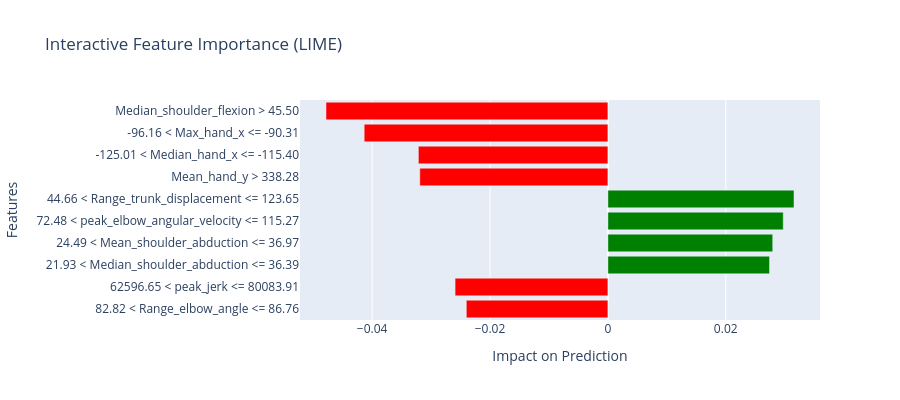

The notebook cell saved with this chart:
### Code cell
import matplotlib.pyplot as plt
import seaborn as sns
import numpy as np
from lime import lime_tabular
import plotly.graph_objects as go
import plotly.express as px

# 1. Basic LIME Plot
def plot_lime_explanation(exp):
    """Plot the LIME explanation as a bar chart"""
    plt.figure(figsize=(10, 6))
    exp_list = exp.as_list()
    features = [x[0] for x in exp_list]
    values = [x[1] for x in exp_list]
    
    # Sort by absolute values
    sorted_idx = np.argsort(np.abs(values))
    features = [features[i] for i in sorted_idx]
    values = [values[i] for i in sorted_idx]
    
    # Create bar plot
    bars = plt.barh(range(len(features)), values)
    
    # Color bars based on positive/negative values
    for i, bar in enumerate(bars):
        if values[i] >= 0:
            bar.set_color('green')
        else:
            bar.set_color('red')
    
    plt.yticks(range(len(features)), features)
    plt.title('Feature Importance (LIME Explanation)')
    plt.xlabel('Impact on Prediction')
    plt.tight_layout()
    plt.show()

# 2. Interactive Plotly Visualization
def plot_lime_interactive(exp):
    """Create an interactive visualization using Plotly"""
    exp_list = exp.as_list()
    features = [x[0] for x in exp_list]
    values = [x[1] for x in exp_list]
    
    # Sort by absolute values
    sorted_idx = np.argsort(np.abs(values))
    features = [features[i] for i in sorted_idx]
    values = [values[i] for i in sorted_idx]
    
    fig = go.Figure()
    
    # Add bars
    fig.add_trace(go.Bar(
        y=features,
        x=values,
        orientation='h',
        marker_color=['red' if v < 0 else 'green' for v in values],
        name='Feature Impact'
    ))
    
    fig.update_layout(
        title='Interactive Feature Importance (LIME)',
        xaxis_title='Impact on Prediction',
        yaxis_title='Features',
        showlegend=False,
        height=max(400, len(features) * 25)
    )
    
    fig.show()



# Usage example:
# Generate all visualizations
plot_lime_explanation(exp)
plot_lime_interactive(exp)

# Additional information
print("\nDetailed Feature Impact:")
for feature, impact in exp.as_list():
    print(f"{feature}: {impact:.4f}")

# Print prediction confidence
pred_proba = model.predict_proba(X_test.iloc[instance_idx:instance_idx+1])[0]
print(f"\nPrediction Probabilities: {pred_proba}")

### Figure 1 — Plotly figure (JSON) as saved in the notebook; plotly's stock layout.template omitted (floating-point values rounded to 4 significant figures)
{"data": [{"marker": {"color": ["red", "red", "green", "green", "green", "green", "red", "red", "red", "red"]}, "name": "Feature Impact", "orientation": "h", "type": "bar", "x": [-0.02402, -0.02593, 0.02742, 0.02797, 0.02975, 0.03158, -0.03191, -0.03215, -0.04135, -0.04783], "y": ["82.82 < Range_elbow_angle <= 86.76", "62596.65 < peak_jerk <= 80083.91", "21.93 < Median_shoulder_abduction <= 36.39", "24.49 < Mean_shoulder_abduction <= 36.97", "72.48 < peak_elbow_angular_velocity <= 115.27", "44.66 < Range_trunk_displacement <= 123.65", "Mean_hand_y > 338.28", "-125.01 < Median_hand_x <= -115.40", "-96.16 < Max_hand_x <= -90.31", "Median_shoulder_flexion > 45.50"]}], "layout": {"height": 400, "showlegend": false, "title": {"text": "Interactive Feature Importance (LIME)"}, "xaxis": {"title": {"text": "Impact on Prediction"}}, "yaxis": {"title": {"text": "Features"}}}}
